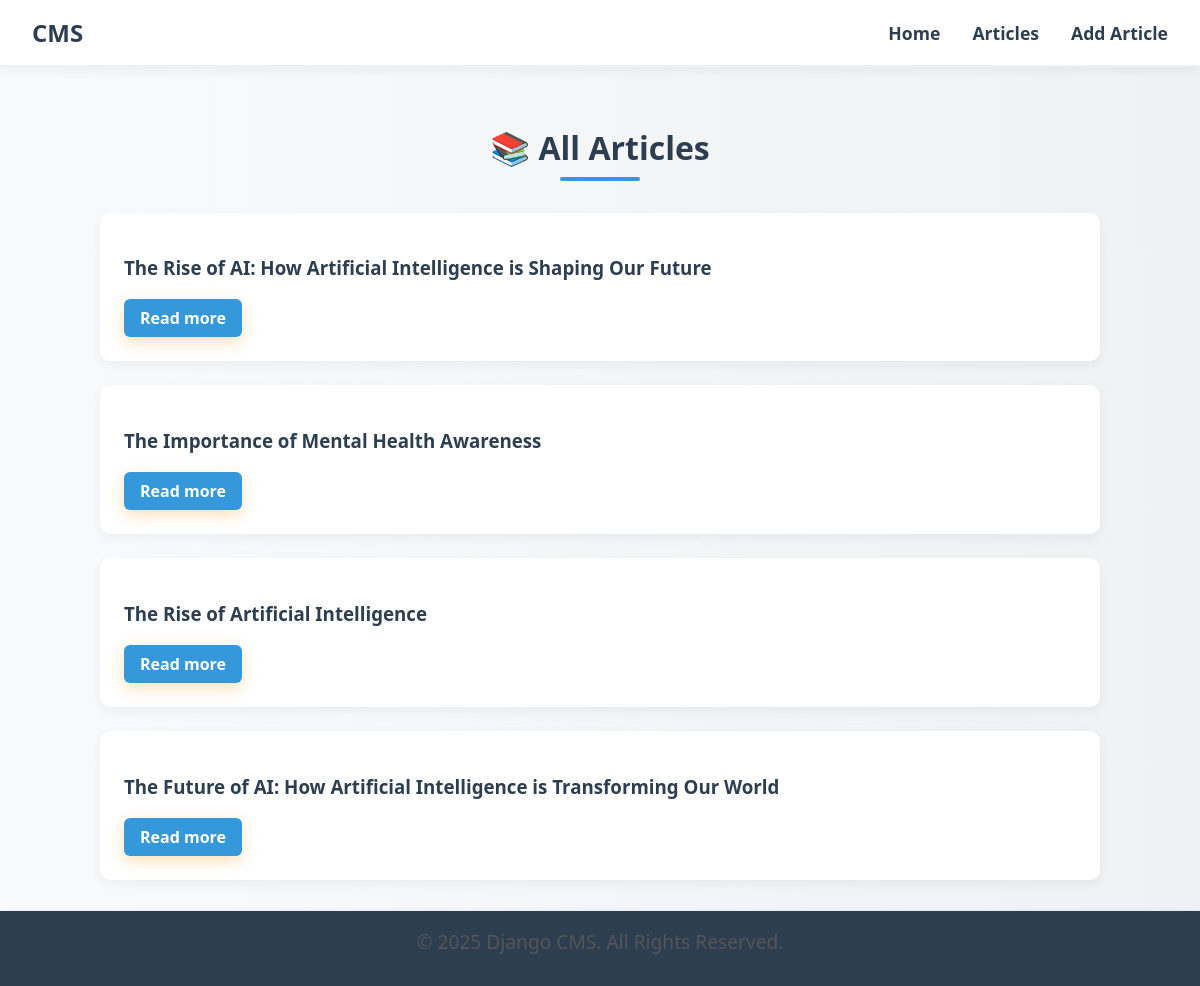
Page /article_list/ on the committed database.
### home/models.py (models this page shows, shortened)
class Article(models.Model):
    title = models.CharField(max_length=225)
    content = models.TextField()
    created_at = models.DateTimeField(default=timezone.now)  # Automatically set to now when created

### home/views.py (the view)
# urls.py: path('article_list/', views.article_list, name='article_list'),
def article_list(request):
    articles = Article.objects.all().order_by('-created_at')  # Fetch all articles, order by creation date
    return render(request, 'html/article_list.html', {'articles': articles})

### templates/html/article_list.html (shortened to what this page needs)
{% extends 'html/base.html' %}
{% block content %}
<div class="article-list">
  <h2 class="section-title">📚 All Articles</h2>
  {% for article in articles %}
    <div class="article-card">
      <h3>{{ article.title }}</h3>
      <a href="{% url 'article_detail' article.pk %}" class="btn btn-secondary">Read more</a>
    </div>
  {% empty %}
    <p class="no-articles">No articles found.</p>
  {% endfor %}
</div>
{% endblock %}

### templates/html/base.html (shortened to what this page needs)
{% load static %}
<!DOCTYPE html>
<html lang="en">
<head>
    <link rel="stylesheet" href="{% static 'css/style.css' %}">
</head>
<body>
    <nav>
  <div class="logo">CMS</div>
  <ul>
    <li><a href="{% url 'home' %}">Home</a></li>
    <li><a href="{% url 'article_list' %}">Articles</a></li>
    <li><a href="{% url 'add_article' %}">Add Article</a></li>
  </ul>
</nav>
    <main>
        {% block content %}{% endblock %}
    </main>
    <footer class="site-footer">
        <div class="footer-container">
            <p>&copy; 2025 Django CMS. All Rights Reserved.</p>
        </div>
    </footer>
</body>
</html>

### static/css/style.css (style rules this page uses)
body { font-family: 'Segoe UI', Tahoma, Geneva, Verdana, sans-serif; background: linear-gradient(to right, #f9fafb, #eef2f3); margin: 0; padding: 0; color: #333; padding-bottom: 50px; }
nav { background-color: #ffffff; padding: 1rem 2rem; box-shadow: 0 4px 10px rgba(0, 0, 0, 0.05); display: flex; justify-content: space-between; align-items: center; border-bottom: 2px solid #f0f0f0; }
nav .logo { font-size: 1.5rem; font-weight: bold; color: #2c3e50; }
nav ul { display: flex; gap: 2rem; list-style: none; margin: 0; padding: 0; }
nav ul li a { text-decoration: none; color: #2c3e50; font-weight: bold; font-size: 1.1rem; transition: color 0.3s ease; }
p { font-size: 1.2rem; color: #555; margin-bottom: 2rem; }
.btn { background: linear-gradient(to right, #f39c12, #f1c40f); color: white; border: none; padding: 0.8rem 1.8rem; font-size: 1rem; font-weight: bold; border-radius: 12px; cursor: pointer; box-shadow: 0 5px 15px rgba(243, 156, 18, 0.3); transition: all 0.3s ease-in-out; text-decoration: none; }
.btn-secondary { background: #34495e; }
.article-list { max-width: 1000px; margin: auto; padding: 2rem; }
.article-card { background: #ffffff; padding: 1.5rem; border-radius: 10px; box-shadow: 0 4px 12px rgba(0, 0, 0, 0.05); margin-bottom: 1.5rem; }
.article-card h3 { margin-bottom: 0.5rem; color: #2c3e50; }
.article-card .btn-secondary { background: #3498db; color: white; text-decoration: none; padding: 0.5rem 1rem; border-radius: 6px; display: inline-block; transition: background 0.3s ease; }
.section-title { font-size: 2rem; font-weight: 700; margin-bottom: 2rem; text-align: center; color: #2c3e50; position: relative; }
.section-title::after { content: ''; display: block; width: 80px; height: 4px; background-color: #3498db; margin: 8px auto 0; border-radius: 4px; }
.article-card { transition: transform 0.2s ease-in-out, box-shadow 0.2s ease-in-out; }
.site-footer { position: fixed; bottom: 0; left: 0; width: 100%; background-color: #2c3e50; color: #ffffff; text-align: center; padding: 0.15rem 0; font-size: 0.7rem; line-height: 1; box-shadow: 0 -1px 3px rgba(0, 0, 0, 0.05); z-index: 1000; }
.footer-container { max-width: 1200px; margin: 0 auto; padding: 0 0.5rem; }

### rows in the picture
Article: title "The Rise of AI: How Artificial Intelligence is Shaping Our Future"
Article: title "The Importance of Mental Health Awareness"
Article: title "The Rise of Artificial Intelligence"
Article: title "The Future of AI: How Artificial Intelligence is Transforming Our World"
